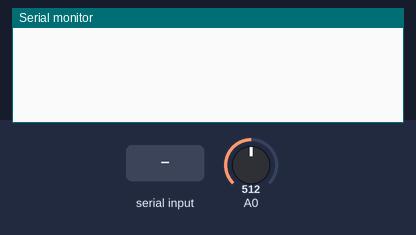
A sketch run on a simulated Arduino Uno, built with avr-gcc and run on an emulated ATmega328P. Parts: the last lines printed to the serial monitor. The inputs (shaded band) are chosen by the test bench; at power-on: A0 = 512.

Above: at 0.9 s.
1.0 s: "a90\n" received over Serial
At 2.21 s:
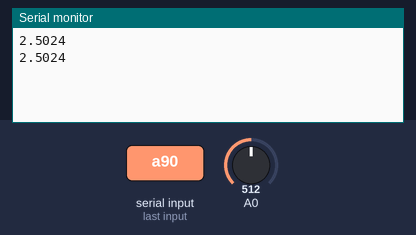
4.0 s: A0 set to 716
At 4.01 s:
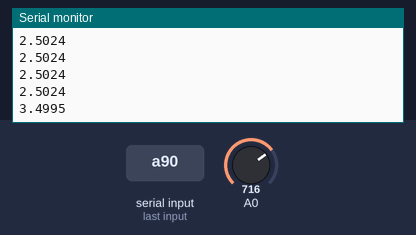
5.5 s: "a,45\n" received over Serial
7.0 s: A0 set to 900
At 7.0 s:
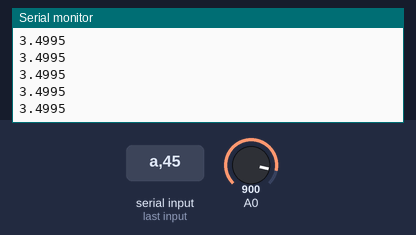
Timing chart, 0 to 9.5 s (numbered marks = the images above; inputs shaded):
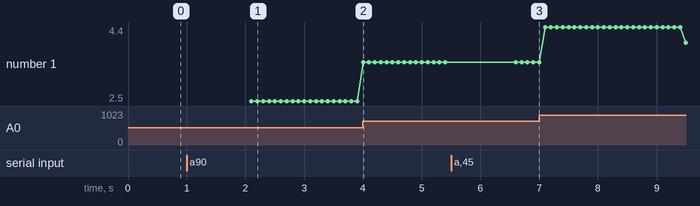

Measured:
- after the input at 1.0 s, the serial monitor: prints a new line after 1.1 s (image 1)
- after the input at 4.0 s, the serial monitor: prints a new line at once (image 2)
- plotted number 1: 2.5 → 3.5 after the input at 4.0 s, 3.5 → 4 after the input at 7.0 s

The sketch:

WPT_sotu_zyu.ino
```cpp
#include<MsTimer2.h>
float f = 0;
String data;
float data0 = 0;
void setup() {
  Serial.begin(57600);
  MsTimer2::set(100,flash);
  while(Serial.available() == 0);
}
void flash(void){
  int i = analogRead(0);
  f = i * 5.0 / 1023.0;
  Serial.println(f,4);
  //有効数字を4桁にする．
  //シリアルモニターは初期設定では小数第二位までしか読み取れないから.
}
void loop() {
  char aizu = Serial.read();
  if(aizu == 'a'){
    MsTimer2::stop();
    aizu = 'c';
    receive_duty_data();
    MsTimer2::start();
  }
  else if(aizu == 'b'){
    MsTimer2::stop();
    aizu='c';
  }

}
void receive_duty_data() {

  data = Serial.readString();
  data0 = data.toFloat();
}
```
